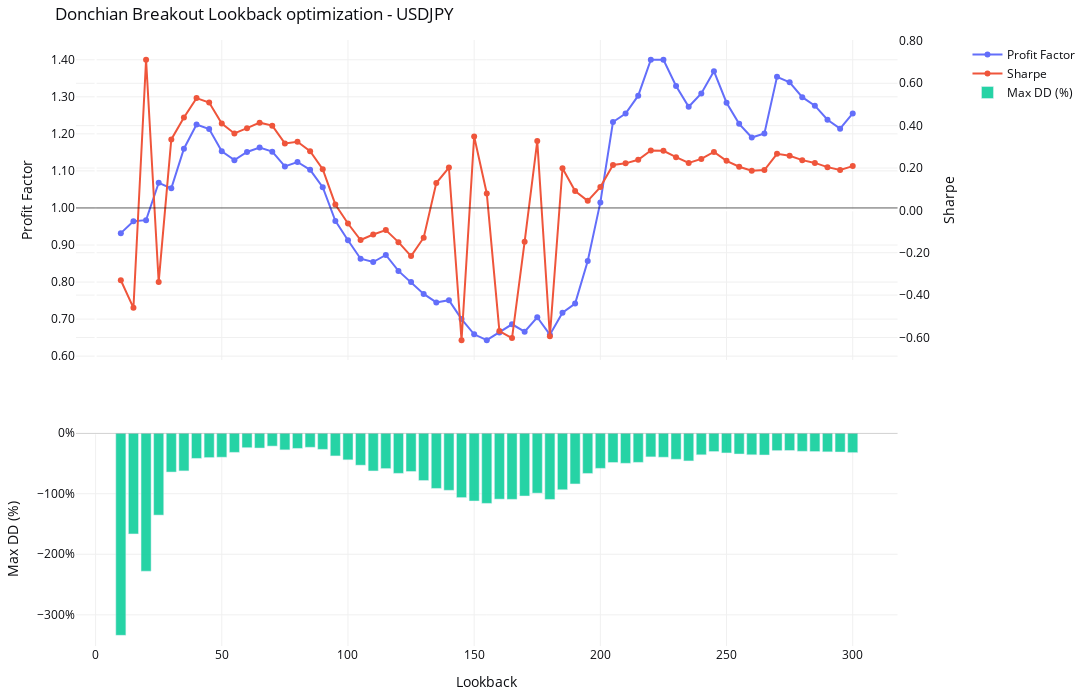

The notebook cell this image was saved under:
### Markdown cell above
I define the selection criterion for the optimized parameter as follows:  
A parameter value is considered optimal when small variations around it do not cause significant changes in key performance metrics.
Based on this criterion, there are two stable regions that satisfy these conditions:  
- **Lookback 60–75**  
- **Lookback 160–200**  

**Therefore, I select 72** as the optimized parameter, as it lies within a stable region that balances responsiveness and robustness.

### Code cell
lookbacks_list = list(range(10, 301, 5))

grind_df, figs = grind_search_parameters(
    pairs=PAIR,
    timeframe=TIMEFRAME,
    start_date=START_DATE,
    end_date=END_DATE,
    lookbacks=lookbacks_list,
    initial_capital=INITIAL_CAPITAL,
    risk_per_trade=RISK_PER_TRADE,
    risk_mode=RISK_MODE,
    commission_per_lot=COMMISSION_PER_LOT,
    backtest_fn=run_backtest_for_symbol_v2,
    plot_charts=True,
)

print(grind_df.head())
figs[f"{PAIR}"].show()

### Figure 1 — Plotly figure (JSON) as saved in the notebook; plotly's stock layout.template omitted (floating-point values rounded to 4 significant figures)
{"data": [{"mode": "lines+markers", "name": "Profit Factor", "type": "scatter", "x": [10, 15, 20, 25, 30, 35, 40, 45, 50, 55, 60, 65, 70, 75, 80, 85, 90, 95, 100, 105, 110, 115, 120, 125, 130, 135, 140, 145, 150, 155, 160, 165, 170, 175, 180, 185, 190, 195, 200, 205, 210, 215, 220, 225, 230, 235, 240, 245, 250, 255, 260, 265, 270, 275, 280, 285, 290, 295, 300], "xaxis": "x", "y": [0.932, 0.964, 0.967, 1.068, 1.053, 1.16, 1.225, 1.213, 1.153, 1.129, 1.151, 1.163, 1.152, 1.112, 1.124, 1.103, 1.056, 0.965, 0.913, 0.863, 0.854, 0.873, 0.83, 0.8, 0.768, 0.745, 0.751, 0.7, 0.659, 0.643, 0.664, 0.686, 0.666, 0.705, 0.658, 0.717, 0.742, 0.857, 1.015, 1.232, 1.255, 1.303, 1.4, 1.4, 1.329, 1.273, 1.309, 1.369, 1.284, 1.227, 1.19, 1.201, 1.354, 1.339, 1.299, 1.276, 1.238, 1.214, 1.255], "yaxis": "y"}, {"mode": "lines+markers", "name": "Sharpe", "type": "scatter", "x": [10, 15, 20, 25, 30, 35, 40, 45, 50, 55, 60, 65, 70, 75, 80, 85, 90, 95, 100, 105, 110, 115, 120, 125, 130, 135, 140, 145, 150, 155, 160, 165, 170, 175, 180, 185, 190, 195, 200, 205, 210, 215, 220, 225, 230, 235, 240, 245, 250, 255, 260, 265, 270, 275, 280, 285, 290, 295, 300], "xaxis": "x", "y": [-0.33, -0.46, 0.711, -0.338, 0.335, 0.438, 0.53, 0.509, 0.41, 0.363, 0.388, 0.414, 0.4, 0.316, 0.324, 0.279, 0.194, 0.028, -0.062, -0.14, -0.114, -0.093, -0.15, -0.216, -0.129, 0.129, 0.202, -0.613, 0.349, 0.08, -0.57, -0.603, -0.148, 0.327, -0.594, 0.199, 0.091, 0.045, 0.11, 0.214, 0.222, 0.239, 0.283, 0.281, 0.251, 0.224, 0.243, 0.276, 0.234, 0.206, 0.187, 0.19, 0.267, 0.258, 0.237, 0.224, 0.204, 0.191, 0.209], "yaxis": "y2"}, {"name": "Max DD (%)", "opacity": 0.85, "type": "bar", "x": [10, 15, 20, 25, 30, 35, 40, 45, 50, 55, 60, 65, 70, 75, 80, 85, 90, 95, 100, 105, 110, 115, 120, 125, 130, 135, 140, 145, 150, 155, 160, 165, 170, 175, 180, 185, 190, 195, 200, 205, 210, 215, 220, 225, 230, 235, 240, 245, 250, 255, 260, 265, 270, 275, 280, 285, 290, 295, 300], "xaxis": "x2", "y": [-3.339, -1.663, -2.279, -1.353, -0.6419, -0.623, -0.4171, -0.4031, -0.3972, -0.3172, -0.2395, -0.2453, -0.2136, -0.2751, -0.2519, -0.2331, -0.2677, -0.3757, -0.4405, -0.5285, -0.6241, -0.5847, -0.6637, -0.6326, -0.7818, -0.9127, -0.9432, -1.064, -1.12, -1.16, -1.089, -1.093, -1.038, -0.9904, -1.094, -0.9341, -0.8386, -0.6653, -0.5811, -0.4839, -0.4973, -0.4821, -0.3915, -0.3973, -0.4309, -0.4585, -0.3573, -0.3033, -0.3266, -0.3442, -0.3569, -0.3603, -0.288, -0.2861, -0.2993, -0.3032, -0.3083, -0.3111, -0.3213], "yaxis": "y3"}], "layout": {"barmode": "relative", "font": {"color": "#0c0d11", "size": 12}, "height": 700, "margin": {"b": 30, "l": 40, "r": 30, "t": 40}, "paper_bgcolor": "#ffffff", "plot_bgcolor": "#ffffff", "shapes": [{"line": {"color": "#000000", "width": 1}, "opacity": 0.6, "type": "line", "x0": 0, "x1": 1, "xref": "x domain", "y0": 1, "y1": 1, "yref": "y"}, {"line": {"color": "#999999", "width": 1}, "opacity": 0.6, "type": "line", "x0": 0, "x1": 1, "xref": "x2 domain", "y0": 0, "y1": 0, "yref": "y3"}], "showlegend": true, "title": {"text": "Donchian Breakout Lookback optimization - USDJPY"}, "width": 1300, "xaxis": {"anchor": "y", "domain": [0, 0.94], "gridcolor": "#f0f0f0", "matches": "x2", "showticklabels": false}, "xaxis2": {"anchor": "y3", "domain": [0, 0.94], "gridcolor": "#f0f0f0", "title": {"text": "Lookback"}}, "yaxis": {"anchor": "x", "domain": [0.472, 1], "gridcolor": "#f0f0f0", "tickformat": ".2f", "title": {"text": "Profit Factor"}}, "yaxis2": {"anchor": "x", "gridcolor": "#f0f0f0", "overlaying": "y", "side": "right", "tickformat": ".2f", "title": {"text": "Sharpe"}}, "yaxis3": {"anchor": "x2", "domain": [0, 0.352], "gridcolor": "#f0f0f0", "tickformat": ".0%", "title": {"text": "Max DD (%)"}}}}
